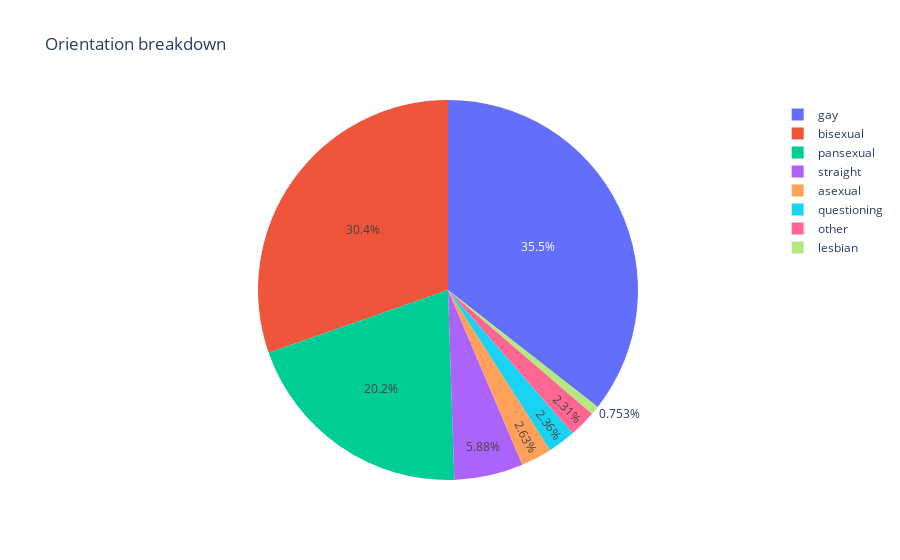

Here is the notebook cell this chart was saved with:
### Code cell
# Top orientations
most_common = make_most_common('sexualOrientation', 10, False)
make_pie_chart(most_common, "Orientation breakdown")

### Figure 1 — Plotly figure (JSON) as saved in the notebook; plotly's stock layout.template omitted (floating-point values rounded to 4 significant figures)
{"data": [{"domain": {"x": [0, 1], "y": [0, 1]}, "hovertemplate": "item=%{label}<br>count=%{value}<extra></extra>", "labels": ["gay", "bisexual", "pansexual", "straight", "asexual", "questioning", "other", "lesbian"], "legendgroup": "", "name": "", "showlegend": true, "type": "pie", "values": [26092, 22283, 14808, 4313, 1932, 1729, 1693, 553]}], "layout": {"legend": {"tracegroupgap": 0}, "title": {"text": "Orientation breakdown"}}}
